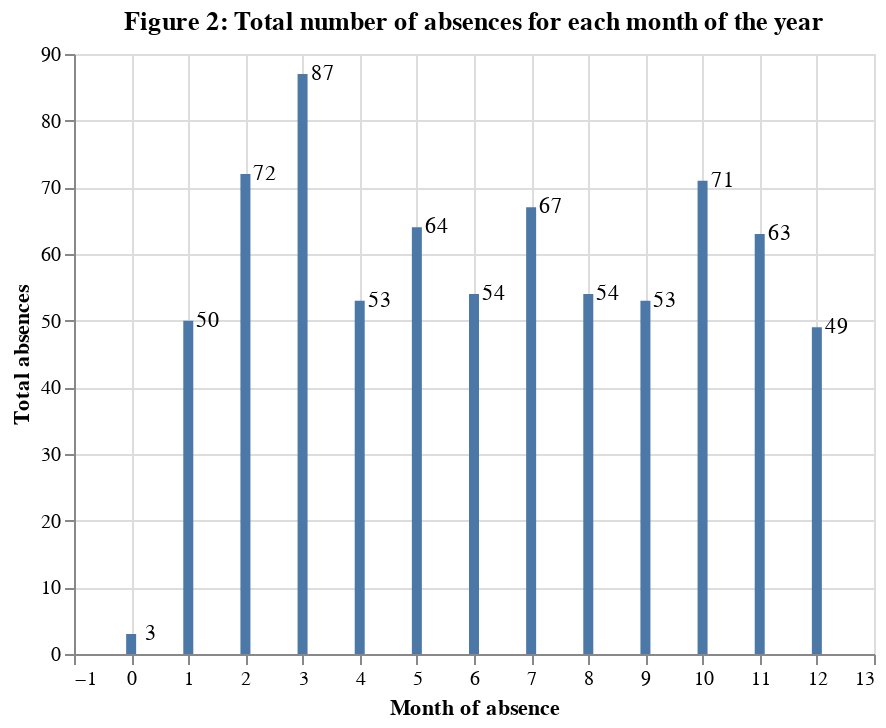

This figure's notebook cell:
### Code cell
#histogram of count vs month of year.

month_of_year_count = alt.Chart(raw_data).mark_bar().encode(
    alt.X('Month of absence'),
    alt.Y('count()', title='Total absences')
    ).properties(title='Figure 2: Total number of absences for each month of the year')

month_of_year_text = alt.Chart(raw_data).mark_text(align='center', dx=10).encode(
    alt.Y('count()'),
    alt.X('Month of absence'),
    alt.Text('count()'))

month_of_year_count + month_of_year_text

### Figure 1 — Vega-Lite specification as saved in the notebook (floating-point values rounded to 4 significant figures; data arrays with more than 128 entries replaced by an {"elided": "..."} marker saying what was removed)
{"config": {"view": {"continuousWidth": 400, "continuousHeight": 300}}, "layer": [{"mark": "bar", "encoding": {"x": {"field": "Month of absence", "type": "quantitative"}, "y": {"aggregate": "count", "title": "Total absences", "type": "quantitative"}}, "title": "Figure 2: Total number of absences for each month of the year"}, {"mark": {"type": "text", "align": "center", "dx": 10}, "encoding": {"text": {"aggregate": "count", "type": "quantitative"}, "x": {"field": "Month of absence", "type": "quantitative"}, "y": {"aggregate": "count", "type": "quantitative"}}}], "data": {"name": "data-018dd98ab479d04522b1556b91122d83"}, "$schema": "https://vega.github.io/schema/vega-lite/v4.17.0.json", "datasets": {"data-018dd98ab479d04522b1556b91122d83": {"elided": "740 records"}}}
